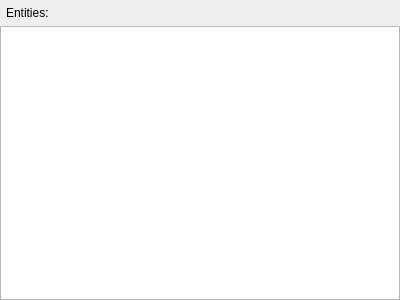
<?xml version="1.0" encoding="UTF-8"?>
<ui version="4.0">
 <class>EntityPropertyWidget</class>
 <widget class="QWidget" name="EntityPropertyWidget">
  <property name="geometry">
   <rect>
    <x>0</x>
    <y>0</y>
    <width>400</width>
    <height>300</height>
   </rect>
  </property>
  <property name="windowTitle">
   <string>Entity Properties</string>
  </property>
  <property name="windowIcon">
   <iconset resource="../resource/breezEd.qrc">
    <normaloff>:/breezEd/icons/specific/properties</normaloff>:/breezEd/icons/specific/properties</iconset>
  </property>
  <layout class="QVBoxLayout" name="verticalLayout">
   <property name="leftMargin">
    <number>0</number>
   </property>
   <property name="topMargin">
    <number>6</number>
   </property>
   <property name="rightMargin">
    <number>0</number>
   </property>
   <property name="bottomMargin">
    <number>0</number>
   </property>
   <item>
    <layout class="QHBoxLayout" name="horizontalLayout">
     <property name="leftMargin">
      <number>6</number>
     </property>
     <property name="rightMargin">
      <number>6</number>
     </property>
     <item>
      <widget class="QLabel" name="entityLabel">
       <property name="text">
        <string>Entities:</string>
       </property>
       <property name="alignment">
        <set>Qt::AlignLeading|Qt::AlignLeft|Qt::AlignTop</set>
       </property>
      </widget>
     </item>
     <item>
      <widget class="QLabel" name="selectionLabel">
       <property name="sizePolicy">
        <sizepolicy hsizetype="Expanding" vsizetype="Preferred">
         <horstretch>0</horstretch>
         <verstretch>0</verstretch>
        </sizepolicy>
       </property>
       <property name="maximumSize">
        <size>
         <width>16777215</width>
         <height>48</height>
        </size>
       </property>
       <property name="text">
        <string>&lt;none&gt;</string>
       </property>
       <property name="alignment">
        <set>Qt::AlignLeading|Qt::AlignLeft|Qt::AlignTop</set>
       </property>
       <property name="wordWrap">
        <bool>true</bool>
       </property>
      </widget>
     </item>
    </layout>
   </item>
   <item>
    <widget class="QTreeView" name="propertyView">
     <property name="styleSheet">
      <string notr="true">QTreeView::item {
	border-bottom: 1px solid palette(midlight);
	border-right: 1px solid palette(midlight);
	padding:2px;
	background-color: palette(base);
}
QTreeView::item:hover {
	background-color: palette(button);
}
QTreeView::item:selected, QTreeView::item:hover:selected {
	color: palette(highlightedtext);
	background-color: palette(highlight);
}
QTreeView::branch {
	background-color: palette(midlight);
}
QTreeView::branch:has-children:open {
	image: url(:/breezEd/icons/tree/minus);
}
QTreeView::branch:has-children:closed {
	image: url(:/breezEd/icons/tree/plus);
}</string>
     </property>
     <property name="indentation">
      <number>13</number>
     </property>
     <property name="rootIsDecorated">
      <bool>false</bool>
     </property>
     <property name="allColumnsShowFocus">
      <bool>true</bool>
     </property>
    </widget>
   </item>
  </layout>
 </widget>
 <resources>
  <include location="../resource/breezEd.qrc"/>
 </resources>
 <connections/>
</ui>
